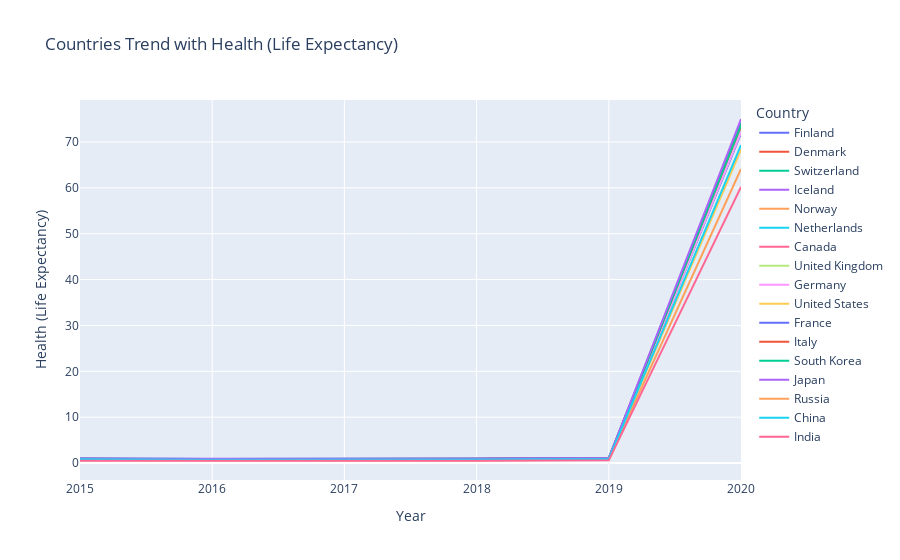

Notebook code for this chart:
### Code cell
fig=px.line(df_i,x='Year',y='Health (Life Expectancy)',color='Country',title='Countries Trend with Health (Life Expectancy)')
fig.show()

### Figure 1 — Plotly figure (JSON) as saved in the notebook; plotly's stock layout.template omitted (floating-point values rounded to 4 significant figures)
{"data": [{"hovertemplate": "Country=Finland<br>Year=%{x}<br>Health (Life Expectancy)=%{y}<extra></extra>", "legendgroup": "Finland", "line": {"color": "#636efa", "dash": "solid"}, "mode": "lines", "name": "Finland", "orientation": "v", "showlegend": true, "type": "scatter", "x": [2020, 2019, 2018, 2017, 2016, 2015], "xaxis": "x", "y": [71.9, 0.986, 0.874, 0.8092, 0.8109, 0.8891], "yaxis": "y"}, {"hovertemplate": "Country=Denmark<br>Year=%{x}<br>Health (Life Expectancy)=%{y}<extra></extra>", "legendgroup": "Denmark", "line": {"color": "#EF553B", "dash": "solid"}, "mode": "lines", "name": "Denmark", "orientation": "v", "showlegend": true, "type": "scatter", "x": [2020, 2019, 2018, 2017, 2016, 2015], "xaxis": "x", "y": [72.4, 0.996, 0.868, 0.7926, 0.795, 0.8746], "yaxis": "y"}, {"hovertemplate": "Country=Switzerland<br>Year=%{x}<br>Health (Life Expectancy)=%{y}<extra></extra>", "legendgroup": "Switzerland", "line": {"color": "#00cc96", "dash": "solid"}, "mode": "lines", "name": "Switzerland", "orientation": "v", "showlegend": true, "type": "scatter", "x": [2020, 2019, 2018, 2017, 2016, 2015], "xaxis": "x", "y": [74.1, 1.052, 0.927, 0.8581, 0.863, 0.9414], "yaxis": "y"}, {"hovertemplate": "Country=Iceland<br>Year=%{x}<br>Health (Life Expectancy)=%{y}<extra></extra>", "legendgroup": "Iceland", "line": {"color": "#ab63fa", "dash": "solid"}, "mode": "lines", "name": "Iceland", "orientation": "v", "showlegend": true, "type": "scatter", "x": [2020, 2019, 2018, 2017, 2016, 2015], "xaxis": "x", "y": [73, 1.026, 0.914, 0.8336, 0.8673, 0.9478], "yaxis": "y"}, {"hovertemplate": "Country=Norway<br>Year=%{x}<br>Health (Life Expectancy)=%{y}<extra></extra>", "legendgroup": "Norway", "line": {"color": "#FFA15A", "dash": "solid"}, "mode": "lines", "name": "Norway", "orientation": "v", "showlegend": true, "type": "scatter", "x": [2020, 2019, 2018, 2017, 2016, 2015], "xaxis": "x", "y": [73.2, 1.028, 0.861, 0.7967, 0.7958, 0.8852], "yaxis": "y"}, {"hovertemplate": "Country=Netherlands<br>Year=%{x}<br>Health (Life Expectancy)=%{y}<extra></extra>", "legendgroup": "Netherlands", "line": {"color": "#19d3f3", "dash": "solid"}, "mode": "lines", "name": "Netherlands", "orientation": "v", "showlegend": true, "type": "scatter", "x": [2020, 2019, 2018, 2017, 2016, 2015], "xaxis": "x", "y": [72.3, 0.999, 0.878, 0.8107, 0.8123, 0.8928], "yaxis": "y"}, {"hovertemplate": "Country=Canada<br>Year=%{x}<br>Health (Life Expectancy)=%{y}<extra></extra>", "legendgroup": "Canada", "line": {"color": "#FF6692", "dash": "solid"}, "mode": "lines", "name": "Canada", "orientation": "v", "showlegend": true, "type": "scatter", "x": [2020, 2019, 2018, 2017, 2016, 2015], "xaxis": "x", "y": [73.6, 1.039, 0.896, 0.8346, 0.8276, 0.9056], "yaxis": "y"}, {"hovertemplate": "Country=United Kingdom<br>Year=%{x}<br>Health (Life Expectancy)=%{y}<extra></extra>", "legendgroup": "United Kingdom", "line": {"color": "#B6E880", "dash": "solid"}, "mode": "lines", "name": "United Kingdom", "orientation": "v", "showlegend": true, "type": "scatter", "x": [2020, 2019, 2018, 2017, 2016, 2015], "xaxis": "x", "y": [72.3, 0.996, 0.888, 0.8053, 0.8099, 0.9094], "yaxis": "y"}, {"hovertemplate": "Country=Germany<br>Year=%{x}<br>Health (Life Expectancy)=%{y}<extra></extra>", "legendgroup": "Germany", "line": {"color": "#FF97FF", "dash": "solid"}, "mode": "lines", "name": "Germany", "orientation": "v", "showlegend": true, "type": "scatter", "x": [2020, 2019, 2018, 2017, 2016, 2015], "xaxis": "x", "y": [72.2, 0.987, 0.861, 0.799, 0.8149, 0.8919], "yaxis": "y"}, {"hovertemplate": "Country=United States<br>Year=%{x}<br>Health (Life Expectancy)=%{y}<extra></extra>", "legendgroup": "United States", "line": {"color": "#FECB52", "dash": "solid"}, "mode": "lines", "name": "United States", "orientation": "v", "showlegend": true, "type": "scatter", "x": [2020, 2019, 2018, 2017, 2016, 2015], "xaxis": "x", "y": [68.3, 0.874, 0.819, 0.7743, 0.779, 0.8618], "yaxis": "y"}, {"hovertemplate": "Country=France<br>Year=%{x}<br>Health (Life Expectancy)=%{y}<extra></extra>", "legendgroup": "France", "line": {"color": "#636efa", "dash": "solid"}, "mode": "lines", "name": "France", "orientation": "v", "showlegend": true, "type": "scatter", "x": [2020, 2019, 2018, 2017, 2016, 2015], "xaxis": "x", "y": [73.8, 1.045, 0.908, 0.8445, 0.8379, 0.9458], "yaxis": "y"}, {"hovertemplate": "Country=Italy<br>Year=%{x}<br>Health (Life Expectancy)=%{y}<extra></extra>", "legendgroup": "Italy", "line": {"color": "#EF553B", "dash": "solid"}, "mode": "lines", "name": "Italy", "orientation": "v", "showlegend": true, "type": "scatter", "x": [2020, 2019, 2018, 2017, 2016, 2015], "xaxis": "x", "y": [73.6, 1.039, 0.946, 0.8531, 0.851, 0.9545], "yaxis": "y"}, {"hovertemplate": "Country=South Korea<br>Year=%{x}<br>Health (Life Expectancy)=%{y}<extra></extra>", "legendgroup": "South Korea", "line": {"color": "#00cc96", "dash": "solid"}, "mode": "lines", "name": "South Korea", "orientation": "v", "showlegend": true, "type": "scatter", "x": [2020, 2019, 2018, 2017, 2016, 2015], "xaxis": "x", "y": [73.6, 1.036, 0.955, 0.9002, 0.8864, 0.9654], "yaxis": "y"}, {"hovertemplate": "Country=Japan<br>Year=%{x}<br>Health (Life Expectancy)=%{y}<extra></extra>", "legendgroup": "Japan", "line": {"color": "#ab63fa", "dash": "solid"}, "mode": "lines", "name": "Japan", "orientation": "v", "showlegend": true, "type": "scatter", "x": [2020, 2019, 2018, 2017, 2016, 2015], "xaxis": "x", "y": [75.0, 1.088, 0.988, 0.9135, 0.9149, 0.9911], "yaxis": "y"}, {"hovertemplate": "Country=Russia<br>Year=%{x}<br>Health (Life Expectancy)=%{y}<extra></extra>", "legendgroup": "Russia", "line": {"color": "#FFA15A", "dash": "solid"}, "mode": "lines", "name": "Russia", "orientation": "v", "showlegend": true, "type": "scatter", "x": [2020, 2019, 2018, 2017, 2016, 2015], "xaxis": "x", "y": [64.1, 0.726, 0.599, 0.5473, 0.5899, 0.6693], "yaxis": "y"}, {"hovertemplate": "Country=China<br>Year=%{x}<br>Health (Life Expectancy)=%{y}<extra></extra>", "legendgroup": "China", "line": {"color": "#19d3f3", "dash": "solid"}, "mode": "lines", "name": "China", "orientation": "v", "showlegend": true, "type": "scatter", "x": [2020, 2019, 2018, 2017, 2016, 2015], "xaxis": "x", "y": [69.29, 0.893, 0.799, 0.7414, 0.7356, 0.8166], "yaxis": "y"}, {"hovertemplate": "Country=India<br>Year=%{x}<br>Health (Life Expectancy)=%{y}<extra></extra>", "legendgroup": "India", "line": {"color": "#FF6692", "dash": "solid"}, "mode": "lines", "name": "India", "orientation": "v", "showlegend": true, "type": "scatter", "x": [2020, 2019, 2018, 2017, 2016, 2015], "xaxis": "x", "y": [60.22, 0.588, 0.485, 0.4554, 0.4509, 0.5153], "yaxis": "y"}], "layout": {"legend": {"title": {"text": "Country"}, "tracegroupgap": 0}, "title": {"text": "Countries Trend with Health (Life Expectancy)"}, "xaxis": {"anchor": "y", "domain": [0, 1], "title": {"text": "Year"}}, "yaxis": {"anchor": "x", "domain": [0, 1], "title": {"text": "Health (Life Expectancy)"}}}}
